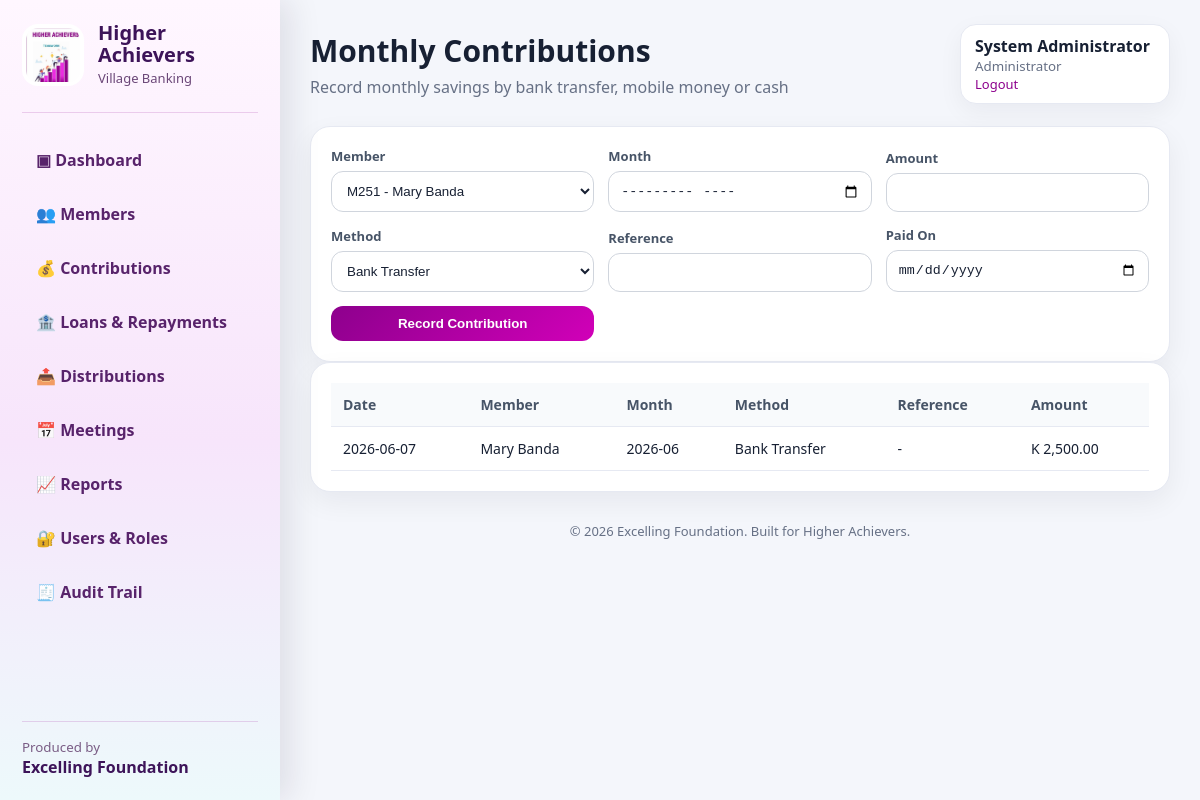
Page /contributions (signed in) on the committed database.
### higher_achievers_village_banking_pro_audit_V3/village_banking_app/village_banking_app/app.py (models this page shows)
class Contribution(db.Model):
    id = db.Column(db.Integer, primary_key=True)
    member_id = db.Column(db.Integer, db.ForeignKey('member.id'), nullable=False)
    month = db.Column(db.String(7), nullable=False)
    amount = db.Column(db.Numeric(12, 2), nullable=False)
    method = db.Column(db.String(30), nullable=False)
    reference = db.Column(db.String(80))
    paid_on = db.Column(db.Date, default=date.today)
    member = db.relationship('Member', backref='contributions')

class Member(db.Model):
    id = db.Column(db.Integer, primary_key=True)
    member_no = db.Column(db.String(20), unique=True, nullable=False)
    full_name = db.Column(db.String(120), nullable=False)
    phone = db.Column(db.String(30))
    national_id = db.Column(db.String(50))
    group_name = db.Column(db.String(80))
    status = db.Column(db.String(20), default='Active')
    created_at = db.Column(db.Date, default=date.today)

### higher_achievers_village_banking_pro_audit_V3/village_banking_app/village_banking_app/app.py (the view, shortened to what this page needs)
@app.route('/contributions', methods=['GET','POST'])
@login_required
@role_required('contributions')
def contributions():
    return render_template('contributions.html', contributions=Contribution.query.order_by(Contribution.paid_on.desc()).limit(100).all(), members=Member.query.order_by(Member.full_name).all())

### higher_achievers_village_banking_pro_audit_V3/village_banking_app/village_banking_app/app.py (called while the page is built)
def user_can(permission):
    user = session.get('user') or {}
    return permission in ROLE_PERMISSIONS.get(user.get('role'), [])

def money(value):
    return Decimal(value or 0).quantize(Decimal('0.01'))

@app.template_filter('kwacha')
def kwacha(value):
    return f"K {money(value):,.2f}"

@app.context_processor
def inject_globals():
    return dict(payment_methods=PAYMENT_METHODS, interest_percent=int(INTEREST_RATE * 100), client_name=CLIENT_NAME, producer_name=PRODUCER_NAME, current_year=date.today().year, current_user=session.get('user'), user_can=user_can, roles=ROLES)

def login_required(view):
    @wraps(view)
    def wrapped(*args, **kwargs):
        if not session.get('user'):
            return redirect(url_for('login', next=request.path))
        return view(*args, **kwargs)
    return wrapped

def role_required(permission):
    def decorator(view):
        @wraps(view)
        def wrapped(*args, **kwargs):
            if not session.get('user'):
                return redirect(url_for('login', next=request.path))
            if not user_can(permission):
                flash('You do not have permission to access that section.', 'error')
                return redirect(url_for('dashboard'))
            return view(*args, **kwargs)
        return wrapped
    return decorator

### higher_achievers_village_banking_pro_audit_V3/village_banking_app/village_banking_app/templates/contributions.html
{% extends 'base.html' %}
{% block page_title %}Monthly Contributions{% endblock %}
{% block subtitle %}Record monthly savings by bank transfer, mobile money or cash{% endblock %}
{% block content %}
<div class="panel"><form method="post" class="form-grid"><label>Member<select name="member_id" required>{% for m in members %}<option value="{{ m.id }}">{{ m.member_no }} - {{ m.full_name }}</option>{% endfor %}</select></label><label>Month<input type="month" name="month" required></label><label>Amount<input type="number" step="0.01" name="amount" required></label><label>Method<select name="method">{% for p in payment_methods %}<option>{{ p }}</option>{% endfor %}</select></label><label>Reference<input name="reference"></label><label>Paid On<input type="date" name="paid_on"></label><button class="btn primary">Record Contribution</button></form></div>
<div class="panel"><table><thead><tr><th>Date</th><th>Member</th><th>Month</th><th>Method</th><th>Reference</th><th>Amount</th></tr></thead><tbody>{% for c in contributions %}<tr><td>{{ c.paid_on }}</td><td>{{ c.member.full_name }}</td><td>{{ c.month }}</td><td>{{ c.method }}</td><td>{{ c.reference or '-' }}</td><td>{{ c.amount|kwacha }}</td></tr>{% endfor %}</tbody></table></div>
{% endblock %}

### higher_achievers_village_banking_pro_audit_V3/village_banking_app/village_banking_app/static/style.css (style rules this page uses)
:root { --purple:#8d008d;--magenta:#d100b8;--teal:#0f8c9a;--ink:#172033;--muted:#667085;--bg:#f4f6fb;--card:#fff;--border:#e6e9f2;--good:#12805c;--warn:#b54708;--bad:#b42318 }
* { box-sizing:border-box }
body { margin:0;background:var(--bg);color:var(--ink);font-family:Segoe UI,Arial,sans-serif }
.panel { background:white;border:1px solid var(--border);border-radius:20px;padding:20px;box-shadow:0 10px 28px rgba(16,24,40,.06);overflow:auto }
table { width:100%;border-collapse:collapse;font-size:14px }
th { text-align:left;color:#475467;background:#f8fafc;padding:12px;border-bottom:1px solid var(--border);white-space:nowrap }
td { padding:12px;border-bottom:1px solid var(--border);vertical-align:top }
.btn,button { border:0;border-radius:12px;background:#eef0f6;color:var(--ink);padding:10px 14px;font-weight:800;text-decoration:none;cursor:pointer }
.btn.primary,button.primary { background:linear-gradient(135deg,var(--purple),var(--magenta));color:white }
.form-grid { display:grid;grid-template-columns:repeat(3,minmax(0,1fr));gap:14px;align-items:end }
label { display:grid;gap:6px;color:#475467;font-weight:700;font-size:13px }
input,select,textarea { width:100%;border:1px solid #d0d5dd;border-radius:12px;padding:11px;background:white;color:var(--ink) }

### rows in the picture
Contribution: paid_on "2026-06-07", member.full_name "Mary Banda", month "2026-06", method "Bank Transfer", reference "-", amount|kwacha "K 2,500.00"

### other values in the picture
{{ client_name }} "Higher Achievers"
{{ producer_name }} "Excelling Foundation"
{{ current_user.full_name if current_user else 'Guest' }} "System Administrator"
{{ current_user.role if current_user else '' }} "Administrator"
form field member_id "M251 - Mary Banda"
form field method "Bank Transfer"
